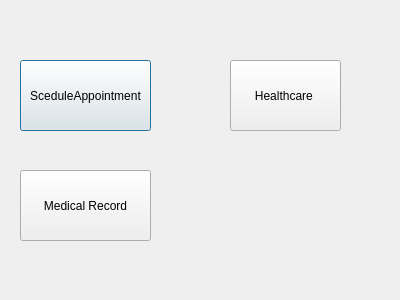
<?xml version="1.0" encoding="UTF-8"?>
<ui version="4.0">
 <class>LoginPatient</class>
 <widget class="QDialog" name="LoginPatient">
  <property name="geometry">
   <rect>
    <x>0</x>
    <y>0</y>
    <width>400</width>
    <height>300</height>
   </rect>
  </property>
  <property name="windowTitle">
   <string>Dialog</string>
  </property>
  <widget class="QPushButton" name="pushButton">
   <property name="geometry">
    <rect>
     <x>20</x>
     <y>60</y>
     <width>131</width>
     <height>71</height>
    </rect>
   </property>
   <property name="text">
    <string>SceduleAppointment</string>
   </property>
  </widget>
  <widget class="QPushButton" name="pushButton_2">
   <property name="geometry">
    <rect>
     <x>20</x>
     <y>170</y>
     <width>131</width>
     <height>71</height>
    </rect>
   </property>
   <property name="text">
    <string>Medical Record</string>
   </property>
  </widget>
  <widget class="QPushButton" name="pushButton_3">
   <property name="geometry">
    <rect>
     <x>230</x>
     <y>60</y>
     <width>111</width>
     <height>71</height>
    </rect>
   </property>
   <property name="text">
    <string>Healthcare </string>
   </property>
  </widget>
 </widget>
 <resources/>
 <connections/>
</ui>
